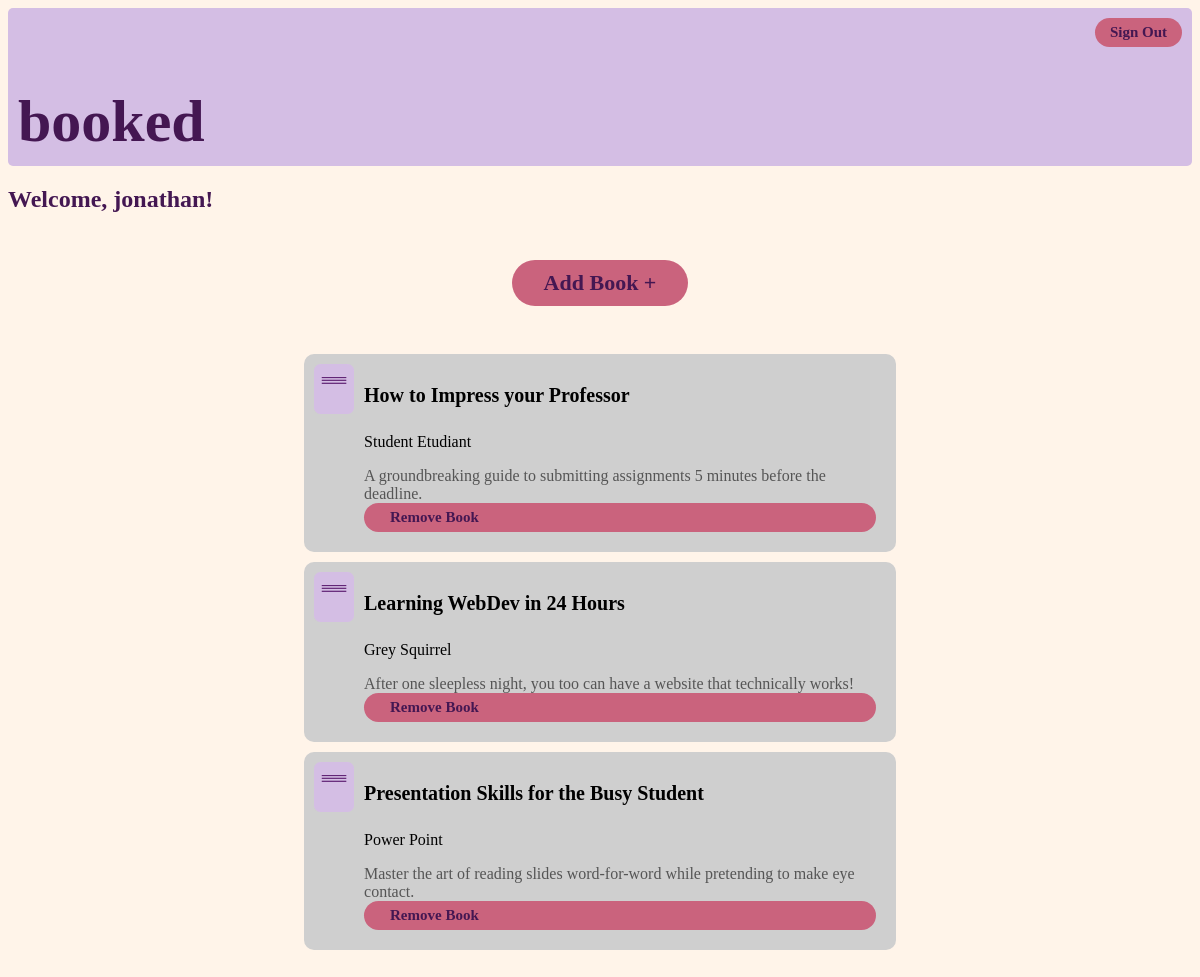
Page /bookshelf.php (signed in) on the committed database.
### tables this page shows
CREATE TABLE books (
  ISBN VARCHAR(255) PRIMARY KEY NOT NULL,
  title VARCHAR(255) NOT NULL,
  author VARCHAR(255) NOT NULL,
  description TEXT NOT NULL,
  coverImage VARCHAR(255) NOT NULL
);

### connector.php (called while the page is built, shortened)
<?php
function executeQuery($query, $connection) {
    return mysqli_query($connection, $query);
}
?>

### scripts/currentBooksScript.php (the view, shortened to what this page needs)
<?php
    include_once("connector.php");
    if (isset($_SESSION["username"])) {
        $username = $_SESSION["username"];
    } else {
        die("User not logged in.");
    }
    $dbConnection = databaseConnection();
    $query = "SELECT userID FROM users WHERE username = '$username';";
    $doQuery = executeQuery($query, $dbConnection);
    $userID = mysqli_fetch_assoc($doQuery)["userID"];
    $query = "SELECT * FROM usersbooks WHERE userID = '$userID';";
    $doQuery = executeQuery($query, $dbConnection);
    $bookisbns = array();
    while ($row = mysqli_fetch_assoc($doQuery)) {
        $bookisbns[] = $row["ISBN"];
    }
    foreach ($bookisbns as $isbn) {
        $query = "SELECT * FROM books WHERE ISBN = '$isbn';";
        $doQuery = executeQuery($query, $dbConnection);
        $bookInfo = mysqli_fetch_assoc($doQuery);
        $books[] = array(
            "ISBN" => $bookInfo["ISBN"],
            "title" => $bookInfo["title"],
            "author" => $bookInfo["author"],
            "description" => $bookInfo["description"],
            "coverImage" => $bookInfo["coverImage"]
        );
    }
    foreach ($books as $book) {
        echo '<div class="bookItem">';
        echo '<img class="bookCover" src="' . htmlspecialchars($book["coverImage"]) . '" alt="Book cover">';
        echo '<div class="bookContents">';
        echo '<p class="bookTitle">' . htmlspecialchars($book["title"]) . '</p>';
        echo '<p class="bookAuthor">' . htmlspecialchars($book["author"]) . '</p>';
        echo '<p class="bookDescription">' . htmlspecialchars($book["description"]) . '</p>';
         echo '<button type="button" class="removeButton" onclick="showModal(\'' . htmlspecialchars($book["ISBN"]) . '\')">Remove Book</button>';
        echo '</div>';
        echo '</div>';
    }

### bookshelf.php (shortened to what this page needs)
<!DOCTYPE html>
<html id="background" lang="en">
    <head>
        <link rel="stylesheet" type="text/css" href="main-stylesheet.css">
    </head>
    <body>
         <?php include('modules/mod-header.php'); ?>
        <main>
            <div id="welcomeMessage">
                <h2 id="welcomeText">Welcome, <?php echo $_SESSION["username"]; ?>!</h2>
            </div>
            <div id="addBook">
                <a href="search.php"><button id="bookshelfButton">Add Book +</button></a>
            </div>
            <div class="bookContainer">
                 <?php include 'scripts/currentBooksScript.php' ?>
            </div>
        </main>
    </body>
</html>

### modules/mod-header.php (shortened to what this page needs)
<header class="pageHeader">
    <?php
    if (isset($_SESSION['username'])){ ?>
        <form action="scripts/logoutScript.php" method="post">
            <button id="signOut" type="submit">Sign Out</button>
        </form>
       <?php }  ?>
        <h1 id="bookedLogo"><a href="index.php">booked</a></h1>
</header>

### main-stylesheet.css (style rules this page uses)
#background { background-color: #FFF4E9; font-family: Georgia, 'Times New Roman', Times, serif; color:#441752; }
.pageHeader { display: flex; font-family: Georgia, 'Times New Roman', Times, serif; font-weight: bold; font-size: 30px; color: #441752; background-color: #D4BEE4; border-radius: 5px; padding: 10px; flex-direction: column; }
a { text-decoration: none; color: inherit; }
.pageHeader #signOut { display: flex; margin-left: auto; background-color: #ca637d; font-family: Georgia, 'Times New Roman', Times, serif; color:#441752; font-weight: bold; border-radius: 50px; border: none; padding: 6px 15px; }
.pageHeader #bookedLogo { display: flex; margin-bottom: auto; }
button { display: flex; background-color: #ca637d; font-family: Georgia, 'Times New Roman', Times, serif; color:#441752; font-weight: bold; border-radius: 50px; border: none; padding: 6px 26px; font-size: 15px; }
#addBook { display: flex; flex-direction: row; justify-content: center; align-items: center; margin-top: 4%; margin-bottom: 4%; }
#bookshelfButton { padding: 10px 32px; font-size: 22px; }
.bookContainer { display: flex; flex-direction: column; padding-bottom: 50px; margin-bottom: 10px; justify-content: center; align-items: center; }
.bookItem { display: flex; flex-direction: row; background-color: #cfcfcf; padding: 10px; margin-bottom: 10px; width: 50%; border-radius: 10px; box-sizing: border-box; }
.bookContents { display: flex; flex-direction: column; padding: 0px 10px 0px 10px; flex-grow: 2; color: #000000; }
.bookTitle { font-size: 200%; margin: 0px; }
.bookDescription { margin: 0px; font-size: 100%; }
.bookCover { width: 7%; height: 7%; }
.bookContents { justify-content: center; padding: 10px; }
.bookTitle { justify-content: center; font-size: 20px; font-weight: bold; margin: 10px 0; }
.bookDescription { font-size: 16px; color: #555; }

### rows in the picture
books: coverImage (picture), title "How to Impress your Professor", author "Student Etudiant", description "A groundbreaking guide to submitting assignments 5 minutes before the deadline."
books: coverImage (picture), title "Learning WebDev in 24 Hours", author "Grey Squirrel", description "After one sleepless night, you too can have a website that technically works!"
books: coverImage (picture), title "Presentation Skills for the Busy Student", author "Power Point", description "Master the art of reading slides word-for-word while pretending to make eye contact."

### other values in the picture
$_SESSION["username"] "jonathan"
